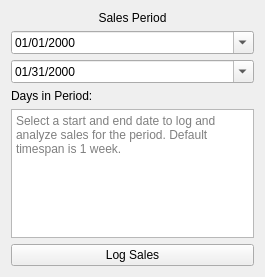
<?xml version="1.0" encoding="UTF-8"?>
<ui version="4.0">
 <class>SalesPeriodWidget</class>
 <widget class="QWidget" name="SalesPeriodWidget">
  <property name="geometry">
   <rect>
    <x>0</x>
    <y>0</y>
    <width>265</width>
    <height>277</height>
   </rect>
  </property>
  <property name="windowTitle">
   <string>Form</string>
  </property>
  <layout class="QVBoxLayout" name="verticalLayout">
   <item>
    <widget class="QLabel" name="salesPeriodLabel">
     <property name="text">
      <string>Sales Period</string>
     </property>
     <property name="alignment">
      <set>Qt::AlignmentFlag::AlignCenter</set>
     </property>
    </widget>
   </item>
   <item>
    <widget class="QDateEdit" name="fromDateEdit">
     <property name="currentSection">
      <enum>QDateTimeEdit::Section::MonthSection</enum>
     </property>
     <property name="displayFormat">
      <string>MM/dd/yyyy</string>
     </property>
     <property name="calendarPopup">
      <bool>true</bool>
     </property>
     <property name="timeSpec">
      <enum>Qt::TimeSpec::LocalTime</enum>
     </property>
     <property name="date">
      <date>
       <year>2000</year>
       <month>1</month>
       <day>1</day>
      </date>
     </property>
    </widget>
   </item>
   <item>
    <widget class="QDateEdit" name="toDateEdit">
     <property name="currentSection">
      <enum>QDateTimeEdit::Section::MonthSection</enum>
     </property>
     <property name="displayFormat">
      <string>MM/dd/yyyy</string>
     </property>
     <property name="calendarPopup">
      <bool>true</bool>
     </property>
     <property name="timeSpec">
      <enum>Qt::TimeSpec::LocalTime</enum>
     </property>
     <property name="date">
      <date>
       <year>2000</year>
       <month>1</month>
       <day>31</day>
      </date>
     </property>
    </widget>
   </item>
   <item>
    <widget class="QLabel" name="periodDaysLabel">
     <property name="text">
      <string>Days in Period:</string>
     </property>
    </widget>
   </item>
   <item>
    <widget class="QTextEdit" name="instructions">
     <property name="autoFillBackground">
      <bool>false</bool>
     </property>
     <property name="readOnly">
      <bool>true</bool>
     </property>
     <property name="placeholderText">
      <string>Select a start and end date to log and analyze sales for the period. Default timespan is 1 week.</string>
     </property>
    </widget>
   </item>
   <item>
    <widget class="QPushButton" name="logSalesButton">
     <property name="text">
      <string>Log Sales</string>
     </property>
     <property name="icon">
      <iconset>
       <normaloff>../Inventory/icons/list.svg</normaloff>../Inventory/icons/list.svg</iconset>
     </property>
    </widget>
   </item>
  </layout>
 </widget>
 <resources/>
 <connections/>
</ui>
